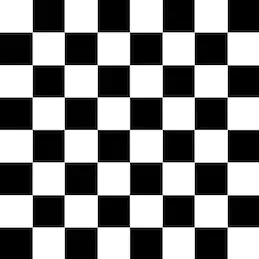
#> input picture chessboard.png, 259 x 259 px
$ jupyter execute 'Class for background subtraction and corner detection.ipynb'
#> lines starting #> are read from the running program, lines starting #| are printed output that depends on the picture; after the words box and inside, x2 and y2 are one past the last pixel; in counts of white or black regions, pixels touching at a corner belong together
# Class for background subtraction and corner detection

Shift+enter to run each cell.

[cell 1]
import numpy as np
import cv2

[cell 2]
class basic_openCV:
    def __init__(self,image,video):
        self.image = image
        self.video = video

    def destroy_all_windows(self):
        if cv2.waitKey(0)  == 27:
            cv2.destroyAllWindows()


    def Harris_Corner_Detection(self):
        img = cv2.imread(self.image)
#> img is the input picture: shape (259, 259, 3); mean B, G, R 131.7, 131.7, 131.7
        gray = cv2.cvtColor(img,cv2.COLOR_BGR2GRAY)

        gray = np.float32(gray)
        dst = cv2.cornerHarris(gray,2,3,0.04)
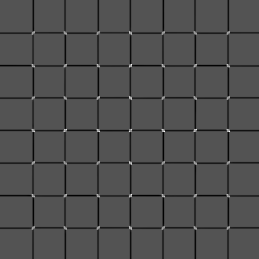
#> dst: shape (259, 259) float32; min -115479584, max 238351216, mean -6010534.5; drawn with min black and max white
        #result is dilated for marking the corners, not important
        dst = cv2.dilate(dst,None)
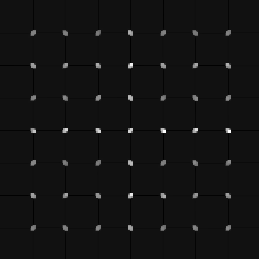
#> dst: shape (259, 259) float32; min -18008990, max 238351216, mean 1945846.2; drawn with min black and max white

        # Threshold for an optimal value, it may vary depending on the image.
        img[dst>0.01*dst.max()]=[0,0,255]
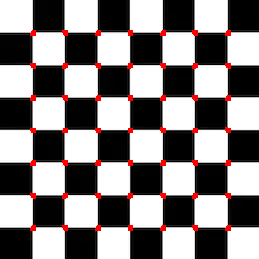
#> img: shape (259, 259, 3); 2.28% of pixels changed, all inside (x1, y1, x2, y2) = (30, 30, 231, 231)

        cv2.imshow('dst',img)

        self.destroy_all_windows()
#> (key Esc is pressed here)

    def Corner_with_SubPixel_Accuracy(self):
        img = cv2.imread(self.image)
        gray = cv2.cvtColor(img,cv2.COLOR_BGR2GRAY)

        # find Harris corners
        gray = np.float32(gray)
        dst = cv2.cornerHarris(gray,2,3,0.04)
        dst = cv2.dilate(dst,None)
        ret, dst = cv2.threshold(dst,0.01*dst.max(),255,0)
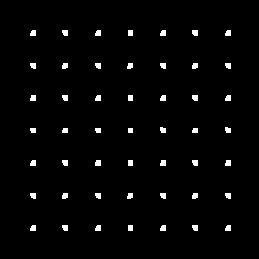
#> dst: shape (259, 259) float32; 2.3% white; 49 white regions, largest, box (x1, y1, x2, y2) and area: (95, 160, 101, 166) 34, (192, 30, 198, 36) 33, (30, 95, 36, 101) 33
#> ret = 2383512.2
        dst = np.uint8(dst)

        # find centroids
        ret, labels, stats, centroids = cv2.connectedComponentsWithStats(dst)
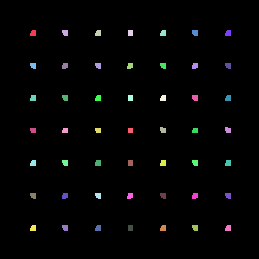
#> labels: shape (259, 259) int32; 50 distinct labels, from 0 to 49; one colour per label, 0 black
#> ret = 50; stats = 50 rows, first 6: [0, 0, 259, 259, 65549], [30, 30, 6, 6, 32], [62, 30, 6, 6, 32], [95, 30, 6, 6, 32], [128, 30, 5, 6, 30], [160, 30, 6, 6, 32]; centroids = 50 pairs, first value 32.68 to 227.8, second value 32.28 to 227.7

         # define the criteria to stop and refine the corners
        criteria = (cv2.TERM_CRITERIA_EPS + cv2.TERM_CRITERIA_MAX_ITER, 100, 0.001)
        corners = cv2.cornerSubPix(gray,np.float32(centroids),(5,5),(-1,-1),criteria)
#> corners = 50 pairs, first value 32.23 to 227.3, second value 31.96 to 227

        # Now draw them
        res = np.hstack((centroids,corners))
#> res = 50 rows, first 6: [129, 129, 129.5, 129.5], [32.78, 32.72, 32.26, 32.03], [64.78, 32.28, 64.24, 31.98], [97.78, 32.72, 97.23, 32.01], [130, 32.5, 129.5, 31.97], [162.8, 32.72, 162.3, 32.03]
        res = np.int0(res)
#> res = 50 rows, first 6: [128, 128, 129, 129], [32, 32, 32, 32], [64, 32, 64, 31], [97, 32, 97, 32], [130, 32, 129, 31], [162, 32, 162, 32]
        img[res[:,1],res[:,0]]=[0,0,255]
#> img: shape (259, 259, 3); 0.07% of pixels changed, all inside (x1, y1, x2, y2) = (32, 32, 228, 228)
        img[res[:,3],res[:,2]] = [0,255,0]
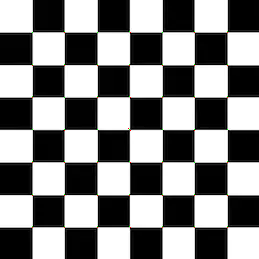
#> img: shape (259, 259, 3); mean B, G, R 131.5, 131.6, 131.6

        cv2.imshow('subpixel5',img)
        self.destroy_all_windows()
#> (key Enter is pressed here)

    def background_Subtractor_MOG(self):
        cap = cv2.VideoCapture(self.video)

        fgbg = cv2.bgsegm.createBackgroundSubtractorMOG()

        while(1):
            ret, frame = cap.read()
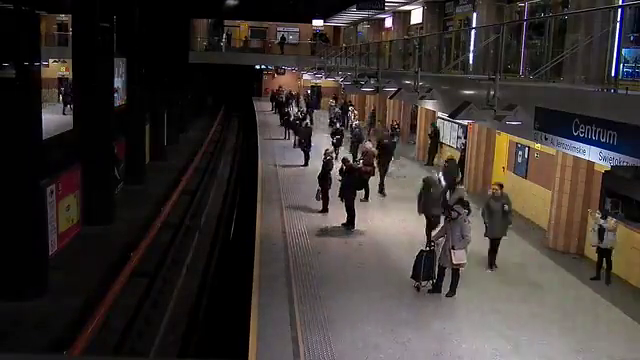
#> input picture frame 38 of m.avi, 640 x 360 px
#> frame is the input picture: shape (360, 640, 3); mean B, G, R 49.3, 52.2, 58.6

            fgmask = fgbg.apply(frame)
#> fgmask: shape (360, 640); every value is 0
            try:
                cv2.imshow('background_Subtractor_MOG',fgmask)
            except:
                pass
            finally:
                k = cv2.waitKey(30) & 0xff
#> (key Esc is pressed here)
            if k == 27:
                break

        cap.release()
        cv2.destroyAllWindows()


    def backgroundSubtractorMOG2(self):

        cap = cv2.VideoCapture(self.video)


        fgbg = cv2.createBackgroundSubtractorMOG2()

        while(1):
            ret, frame = cap.read()

            fgmask = fgbg.apply(frame)
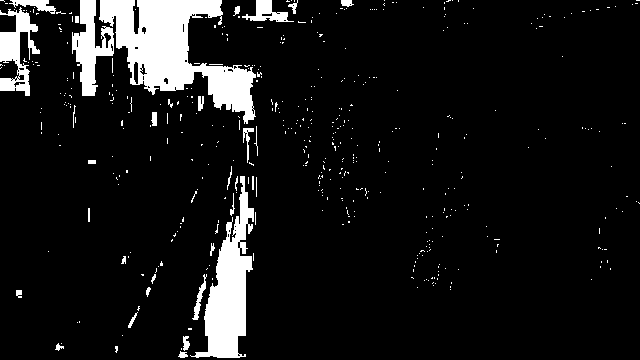
#> fgmask: shape (360, 640); values 127 (black) and 255 (white), 8.7% white; 462 white regions (429 under 20 px), largest, box (x1, y1, x2, y2) and area: (99, 0, 256, 124) 8560, (190, 176, 254, 358) 4756, (72, 0, 114, 96) 1898

            try:
                cv2.imshow('backgroundSubtractorMOG2',fgmask)
            except:
                pass
            finally:
                k = cv2.waitKey(30) & 0xff
#> (key Esc is pressed here)
                if k == 27:
                    break

        cap.release()
        cv2.destroyAllWindows()

    def background_Subtractor_GMG(self):
        cap = cv2.VideoCapture(self.video)
        kernel = cv2.getStructuringElement(cv2.MORPH_ELLIPSE,(3,3))
        fgbg = cv2.bgsegm.createBackgroundSubtractorGMG()
        while(1):
            ret, frame = cap.read()
            fgmask = fgbg.apply(frame)
            try:
                fgmask = cv2.morphologyEx(fgmask, cv2.MORPH_OPEN, kernel)
                cv2.imshow('background_Subtractor_GMG',fgmask)
            except:
                pass
            finally:
                k = cv2.waitKey(30) & 0xff
#> (key Esc is pressed here)
                if k == 27:
                    break
        cap.release()
        cv2.destroyAllWindows()
